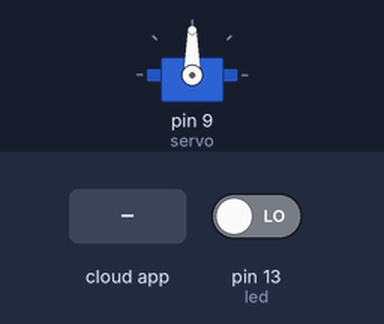
A sketch run on a simulated Arduino Uno, built with avr-gcc and run on an emulated ATmega328P. Shown: servo. The inputs (shaded band) are chosen by the test bench; at power-on: pin 13 (led) LOW. The ROS host is connected and sends only what is stated.

Above: at 1.8 s.
1.9 s: the phone or cloud app sets servo to 0
At 2.3 s:
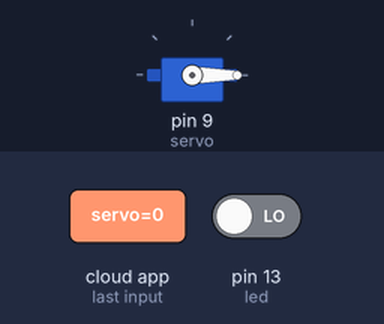
3.5 s: the phone or cloud app sets servo to 45
At 5.1 s:
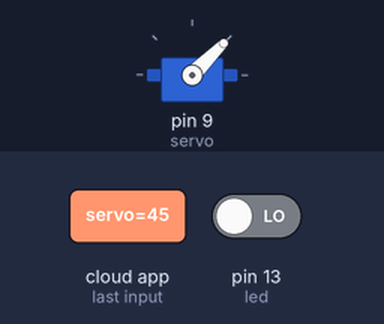
5.5 s: the phone or cloud app sets servo to 180
At 6.6 s:
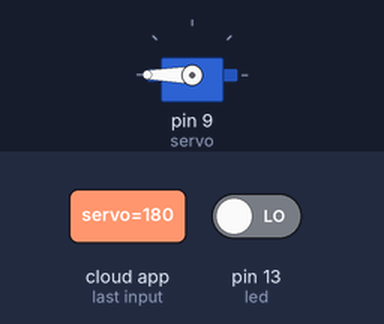
7.5 s: the phone or cloud app sets servo to 90
At 9.4 s:
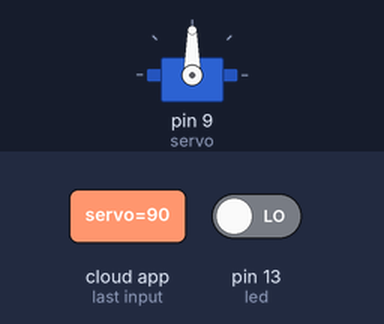
Timing chart, 0 to 10.5 s (numbered marks = the images above; inputs shaded):
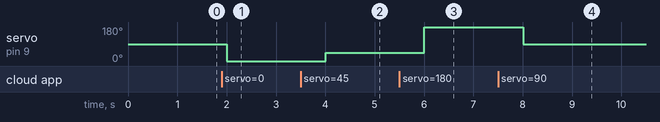

The sketch:

ros_arduino_servo_chatter.ino
```cpp
/*
 * rosserial Publisher Example
 * Prints "hello world!"
 */

#if defined(ARDUINO) && ARDUINO >= 100
#include <Arduino.h>
#else
 #include <WProgram.h>
#endif

#include <Servo.h>
#include <ros.h>
#include <std_msgs/UInt16.h>

#include <std_msgs/String.h>

Servo servo;

void servo_cb( const std_msgs::UInt16& cmd_msg){
  servo.write(cmd_msg.data); //set servo angle, should be from 0-180
  digitalWrite(13, HIGH-digitalRead(13));  //toggle led
}

ros::NodeHandle  nh;

std_msgs::String str_msg;

ros::Publisher chatter("chatter", &str_msg);

ros::Subscriber<std_msgs::UInt16> sub("servo", servo_cb);

void setup()
{

  nh.initNode();
  nh.advertise(chatter);

  nh.subscribe(sub);

  servo.attach(9); //attach it to pin 9

}

void loop()
{

  String str = String(servo.read());

  char char_array[10];

  str.toCharArray(char_array, 15);

  str_msg.data = char_array;

  chatter.publish( &str_msg );

  nh.spinOnce();
  delay(1000);

}
```

Measured:
- after the input at 1.9 s, servo on pin 9 (servo): 90° → 0° after 0.10 s
- after the input at 3.5 s, servo on pin 9 (servo): 0° → 45° after 0.51 s
- after the input at 5.5 s, servo on pin 9 (servo): 45° → 180° after 0.51 s
- after the input at 7.5 s, servo on pin 9 (servo): 180° → 90° after 0.51 s
